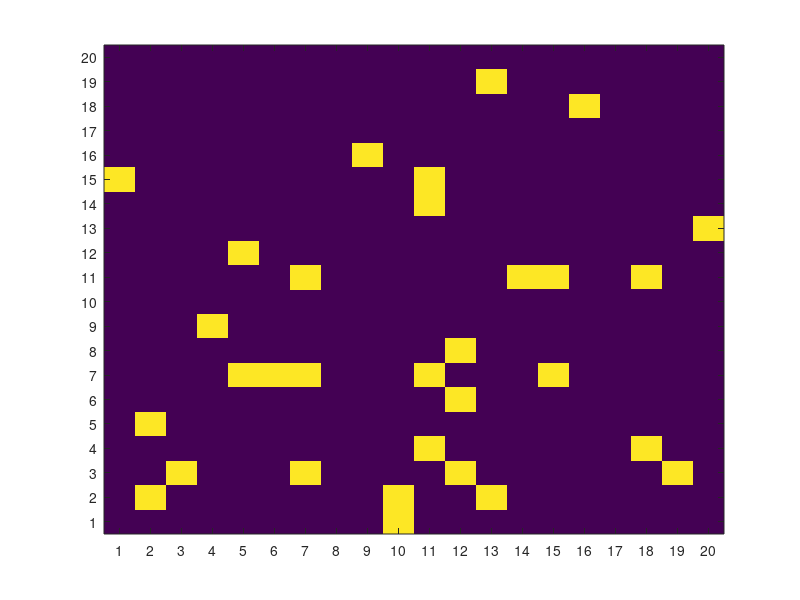

This chart was generated by the following MATLAB code:
% final map
% this code floors all the dots position and put it in the down left node of
% %each square 
% 
clear 
clc

a = 0;
b = 2000;

U=1000;
D=1000;

Umines=(b-a).*rand(U,2) + a;
Dmines=(b-a).*rand(D,2) + a;
 
Uminesquare=zeros(21,21);
Dminesquare=zeros(21,21);
 
for i=1:U
Umines(i,1)=floor(Umines(i,1)/100);
Umines(i,2)=floor(Umines(i,2)/100);
Uminesquare(Umines(i,1)+1,Umines(i,2)+1)=Uminesquare(Umines(i,1)+1,Umines(i,2)+1)+1;
end

for i=1:D
Dmines(i,1)=floor(Dmines(i,1)/100);
Dmines(i,2)=floor(Dmines(i,2)/100);
Dminesquare(Dmines(i,1)+1,Dmines(i,2)+1)=Dminesquare(Dmines(i,1)+1,Dmines(i,2)+1)+1;
end
% 
% %% filtering and drawing map
 finalarr=zeros(20,20)+45;
 Dgood=0;%%to be determined by testing
 Ugood=0;%%to be determined by testing 
 
 Dcolor = 1000;
 Ucolor = 0;
 
 for i=1:20
     for j=1:20
        if Dminesquare(i,j)>Dgood
            finalarr(i,j)= Dcolor;
        end
        
        if Uminesquare(i,j)>Ugood
            finalarr(i,j)= Ucolor;
        end
    end
end
save minearray finalarr;
grid on
im=image (finalarr);
yticks(1:20)
xticks(1:20)
set(gca,'YDir','normal');

saveas(im,'finalarr','png')
colorbar